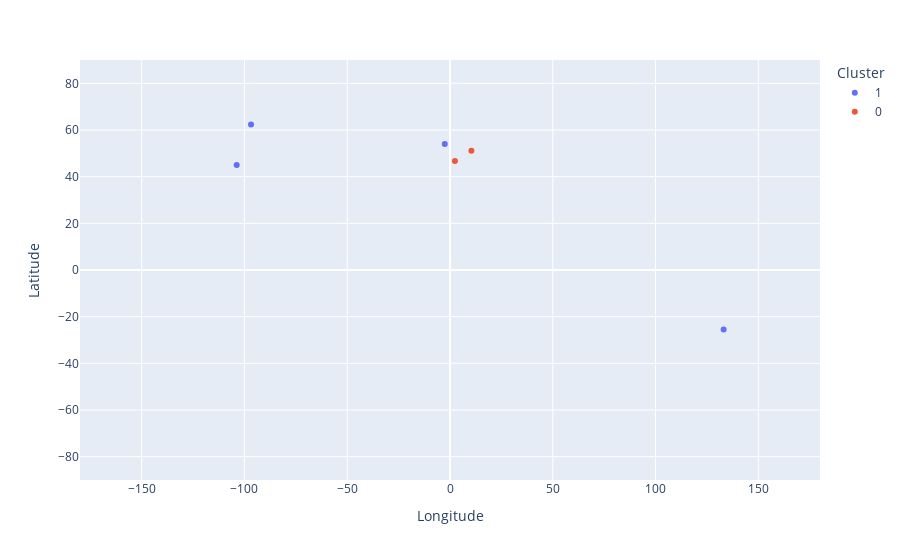

Notebook cell for this chart:
### Code cell
#Graficar los datos utilizando la longitud y latitud
# color es un argumento que se puede codificar con una variable
# Todos los puntos en cada cluster tendran el mismo color

datos_con_clusters["Cluster"] = datos_con_clusters["Cluster"].astype("category")

fig = px.scatter(datos_con_clusters, 
                 x = "Longitude", 
                 y = "Latitude", 
                 color = "Cluster",
#                 color_discrete_sequence = ["red", "green", "orange"],
#                 size='', 
                 hover_data = ['Country']
                )
fig.update_xaxes(range=[-180, 180])
fig.update_yaxes(range=[-90, 90])

fig.show()

### Figure 1 — Plotly figure (JSON) as saved in the notebook; plotly's stock layout.template omitted (floating-point values rounded to 4 significant figures)
{"data": [{"customdata": [["USA"], ["Canada"], ["UK"], ["Australia"]], "hovertemplate": "Cluster=1<br>Longitude=%{x}<br>Latitude=%{y}<br>Country=%{customdata[0]}<extra></extra>", "legendgroup": "1", "marker": {"color": "#636efa", "symbol": "circle"}, "mode": "markers", "name": "1", "orientation": "v", "showlegend": true, "type": "scatter", "x": [-103.8, -96.8, -2.53, 133.1], "xaxis": "x", "y": [44.97, 62.4, 54.01, -25.45], "yaxis": "y"}, {"customdata": [["France"], ["Germany"]], "hovertemplate": "Cluster=0<br>Longitude=%{x}<br>Latitude=%{y}<br>Country=%{customdata[0]}<extra></extra>", "legendgroup": "0", "marker": {"color": "#EF553B", "symbol": "circle"}, "mode": "markers", "name": "0", "orientation": "v", "showlegend": true, "type": "scatter", "x": [2.4, 10.4], "xaxis": "x", "y": [46.75, 51.15], "yaxis": "y"}], "layout": {"legend": {"title": {"text": "Cluster"}, "tracegroupgap": 0}, "margin": {"t": 60}, "xaxis": {"anchor": "y", "domain": [0, 1], "range": [-180, 180], "title": {"text": "Longitude"}}, "yaxis": {"anchor": "x", "domain": [0, 1], "range": [-90, 90], "title": {"text": "Latitude"}}}}
